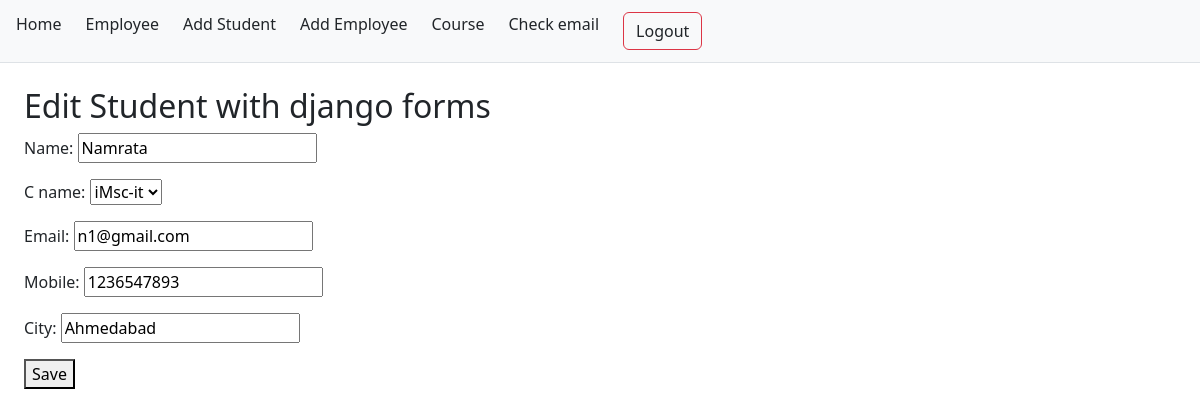
/student/edit/1/ (signed in), run on the app's committed database.
### student/models.py (models this page shows, shortened)
class Student(models.Model):
    name=models.CharField(max_length=100)
    c_name=models.ForeignKey(Course,on_delete=models.CASCADE,
                             null=True,blank=True
                             )
    email=models.EmailField()
    mobile=models.CharField(max_length=10)
    city=models.CharField(max_length=50)

class Course(models.Model):
    c_name=models.CharField(max_length=50)
    c_code=models.CharField(max_length=20,unique=True)
    start_date=models.DateField()
    end_date=models.DateField()
    faculty_name=models.CharField(max_length=50)
    is_active=models.BooleanField(default=True)
    def __str__(self):
        return self.c_name

### student/views.py (the view)
# urls.py: path('student/edit/<int:id>/',views.stud_edit, name='edit'),
@login_required(login_url='login')
def stud_edit(request,id):
    student=get_object_or_404(Student, id=id)
    if request.method == "POST":
        form=StudentForm(request.POST,instance=student)
        if form.is_valid():
            form.save()
            return redirect('list')
    else:
        form=StudentForm(instance=student)
    return render(request,'stud_crud/edit.html',{
        'form':form,
        'student':student})

### student/forms.py
class StudentForm(forms.ModelForm):
    class Meta:
        model=Student
        fields="__all__"

### student/templates/stud_crud/edit.html (shortened to what this page needs)
{% extends 'base.html' %}
{% block content %}
<div class="col">
    <div class="row">
        <form method="POST">
            <h2>Edit Student with django forms</h2>
            {{ form.as_p }}
            <button type="submit">Save</button>
        </form>
    </div>
</div>
{% endblock %}

### student/templates/base.html (style rules this page uses)
body { margin: 0; }

### data on the page
Student: name "Namrata", email "n1@gmail.com", mobile "1236547893", city "Ahmedabad"
Course: c_name "iMsc-it"
